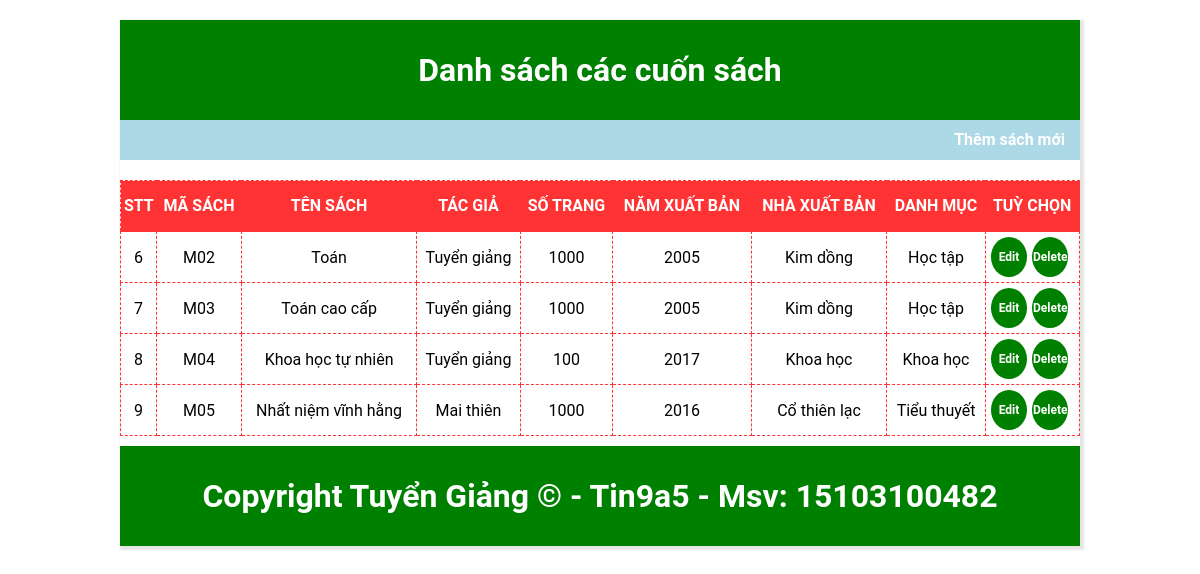
The page / on the database its author committed.
### tables this page shows
CREATE TABLE IF NOT EXISTS `t_sach` (
  `id` int(11) NOT NULL,
  `masach` varchar(15) NOT NULL,
  `tensach` varchar(50) NOT NULL,
  `tacgia` varchar(30) NOT NULL,
  `sotrang` int(11) NOT NULL,
  `namxb` int(11) NOT NULL,
  `nxb` varchar(30) NOT NULL,
  `madm` int(11) NOT NULL
);

CREATE TABLE IF NOT EXISTS `t_danhmuc` (
  `id` int(11) NOT NULL,
  `madm` varchar(15) NOT NULL,
  `tendm` varchar(32) NOT NULL
);

### index.php (the view, shortened to what this page needs)
<?php
	require_once('inc/lib.php');
 ?>
<!DOCTYPE html>
<html>
<head>
	<link rel="stylesheet" href="css/style.css" type="text/css">
	<link rel="stylesheet" href="css/awesome/css/font-awesome.min.css" type="text/css">
</head>
<body>
	<h1>Danh sách các cuốn sách</h1>
	<div class="insert">
		<a style="float:right; margin-right:15px" href="create-sach.php">Thêm sách mới</a>
	</div>
	<table>
		<thead>
			<th>STT</th>
			<th>MÃ SÁCH</th>
			<th>TÊN SÁCH</th>
			<th>TÁC GIẢ</th>
			<th>SỐ TRANG</th>
			<th>NĂM XUẤT BẢN</th>
			<th>NHÀ XUẤT BẢN</th>
			<th>DANH MỤC</th>
			<th>TUỲ CHỌN</th>
		</thead>
		<tbody>
			<?php
				$sql="SELECT t_sach.*,t_danhmuc.id as cid,t_danhmuc.tendm FROM t_sach,t_danhmuc WHERE t_sach.madm=t_danhmuc.id";
				$query=mysqli_query($conn,$sql);
				while($row=mysqli_fetch_array($query,MYSQLI_ASSOC)):
			 ?>
				<tr>
					<td style="text-align:center;"><?php echo $row['id']; ?></td>
					<td style="text-align:center;"><?php echo $row['masach']; ?></td>
					<td><?php echo $row['tensach']; ?></td>
					<td style="text-align:center;"><?php echo $row['tacgia']; ?></td>
					<td style="text-align:center;"><?php echo $row['sotrang']; ?></td>
					<td style="text-align:center;"><?php echo $row['namxb']; ?></td>
					<td style="text-align:center;"><?php echo $row['nxb']; ?></td>
					<td style="text-align:center;"><?php echo $row['tendm']; ?></td>
					<td>
						<a href="edit-sach.php?id=<?php echo $row['id']; ?>"><button type="submit" class="btn" >Edit</button></a>
						<form method="post" class="form">
							<button class="btn" type="submit" onclick="return confirm('Bạn có muốn xóa cuốn sách này không?');">Delete</button>
						</form>
				</tr>
			<?php  endwhile; ?>
		</tbody>
	</table>
	<h1 style="margin-top:10px;">Copyright Tuyển Giảng &copy; - Tin9a5 - Msv: 15103100482</h1>
</body>
</html>

### css/style.css (style rules this page uses)
* { margin:0; padding:0; font-family:roboto,arial; }
body { width:80%; margin:auto; margin-top:20px; box-shadow:2px 2px 2px 2px rgba(0,0,0,0.1); }
h1 { width:100%; height:100px; line-height:100px; text-align:center; background:green; color:white; }
a { text-decoration:none; }
.insert { width:100%; height:40px; line-height:40px; font-weight:bold; background:lightblue; }
.insert a { color:white; text-align:center; }
table { width:100%; margin-top:20px; }
table,tr,td { border:1px dashed #ff3333; border-collapse:collapse; }
thead { background:#ff3333; color:white; text-align:center; height:50px; line-height:50px; }
tr,td { text-align:center; }
.btn { float:left; width:39%; height:40px; border:none; border-radius:50%; margin:5px 0 5px 5px; background:green; color:white; font-size:12px; cursor:pointer; }
form { padding:1em; height:780px; }
.form { padding:0; width:100%; height:40px; }
button { float:left; width:20%; height:40px; border:none; background:green; color:white; cursor:pointer; font-weight:bold; font-size:18px; border-radius:0.5em; margin-top:20px; }

### rows shown on the page
t_sach: id "6", masach "M02", tensach "Toán", tacgia "Tuyển giảng", sotrang "1000", namxb "2005", nxb "Kim dồng", t_danhmuc.tendm "Học tập"
t_sach: id "7", masach "M03", tensach "Toán cao cấp", tacgia "Tuyển giảng", sotrang "1000", namxb "2005", nxb "Kim dồng", t_danhmuc.tendm "Học tập"
t_sach: id "8", masach "M04", tensach "Khoa học tự nhiên", tacgia "Tuyển giảng", sotrang "100", namxb "2017", nxb "Khoa học", t_danhmuc.tendm "Khoa học"
t_sach: id "9", masach "M05", tensach "Nhất niệm vĩnh hằng", tacgia "Mai thiên", sotrang "1000", namxb "2016", nxb "Cổ thiên lạc", t_danhmuc.tendm "Tiểu thuyết"
